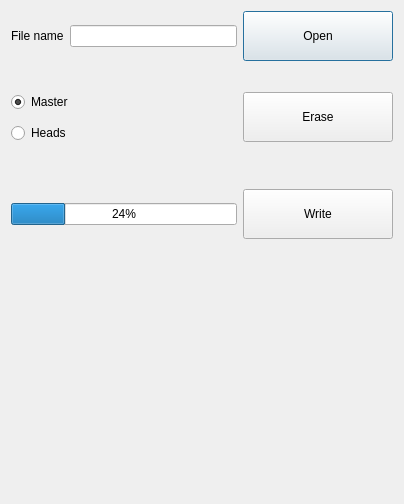
<?xml version="1.0" encoding="UTF-8"?>
<ui version="4.0">
 <class>ReprogramDialog</class>
 <widget class="QDialog" name="ReprogramDialog">
  <property name="geometry">
   <rect>
    <x>0</x>
    <y>0</y>
    <width>404</width>
    <height>504</height>
   </rect>
  </property>
  <property name="windowTitle">
   <string>Dialog</string>
  </property>
  <layout class="QGridLayout" name="gridLayout">
   <item row="0" column="0">
    <layout class="QVBoxLayout" name="verticalLayout_2" stretch="1,1,2,0,1,10">
     <item>
      <layout class="QHBoxLayout" name="horizontalLayout">
       <item>
        <widget class="QLabel" name="label">
         <property name="text">
          <string>File name</string>
         </property>
        </widget>
       </item>
       <item>
        <widget class="QLineEdit" name="lineEditFName"/>
       </item>
       <item>
        <widget class="QPushButton" name="pushButtonOpenFile">
         <property name="minimumSize">
          <size>
           <width>150</width>
           <height>50</height>
          </size>
         </property>
         <property name="text">
          <string>Open</string>
         </property>
        </widget>
       </item>
      </layout>
     </item>
     <item>
      <spacer name="verticalSpacer_3">
       <property name="orientation">
        <enum>Qt::Vertical</enum>
       </property>
       <property name="sizeHint" stdset="0">
        <size>
         <width>20</width>
         <height>40</height>
        </size>
       </property>
      </spacer>
     </item>
     <item>
      <layout class="QHBoxLayout" name="horizontalLayout_2" stretch="10,1">
       <item>
        <layout class="QVBoxLayout" name="verticalLayout">
         <item>
          <widget class="QRadioButton" name="radioButtonMaster">
           <property name="text">
            <string>Master</string>
           </property>
           <property name="iconSize">
            <size>
             <width>25</width>
             <height>25</height>
            </size>
           </property>
           <property name="checked">
            <bool>true</bool>
           </property>
          </widget>
         </item>
         <item>
          <spacer name="verticalSpacer">
           <property name="orientation">
            <enum>Qt::Vertical</enum>
           </property>
           <property name="sizeHint" stdset="0">
            <size>
             <width>20</width>
             <height>40</height>
            </size>
           </property>
          </spacer>
         </item>
         <item>
          <widget class="QRadioButton" name="radioButtonHeads">
           <property name="text">
            <string>Heads</string>
           </property>
           <property name="iconSize">
            <size>
             <width>25</width>
             <height>25</height>
            </size>
           </property>
          </widget>
         </item>
        </layout>
       </item>
       <item>
        <widget class="QPushButton" name="pushButtonErase">
         <property name="minimumSize">
          <size>
           <width>150</width>
           <height>50</height>
          </size>
         </property>
         <property name="text">
          <string>Erase</string>
         </property>
        </widget>
       </item>
      </layout>
     </item>
     <item>
      <spacer name="verticalSpacer_4">
       <property name="orientation">
        <enum>Qt::Vertical</enum>
       </property>
       <property name="sizeHint" stdset="0">
        <size>
         <width>20</width>
         <height>40</height>
        </size>
       </property>
      </spacer>
     </item>
     <item>
      <layout class="QHBoxLayout" name="horizontalLayout_3">
       <item>
        <widget class="QProgressBar" name="progressBar">
         <property name="value">
          <number>24</number>
         </property>
        </widget>
       </item>
       <item>
        <widget class="QPushButton" name="pushButtonWrite">
         <property name="minimumSize">
          <size>
           <width>150</width>
           <height>50</height>
          </size>
         </property>
         <property name="text">
          <string>Write</string>
         </property>
        </widget>
       </item>
      </layout>
     </item>
     <item>
      <spacer name="verticalSpacer_2">
       <property name="orientation">
        <enum>Qt::Vertical</enum>
       </property>
       <property name="sizeHint" stdset="0">
        <size>
         <width>20</width>
         <height>40</height>
        </size>
       </property>
      </spacer>
     </item>
    </layout>
   </item>
  </layout>
 </widget>
 <resources/>
 <connections/>
</ui>
